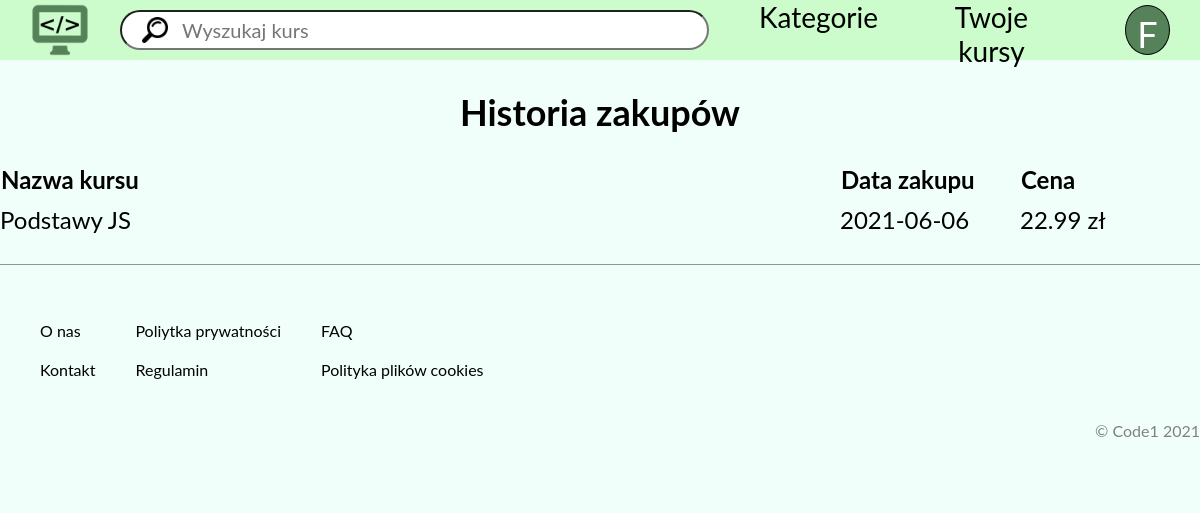
Page /purchaseHistory (signed in) on the committed database.
### tables this page shows
CREATE TABLE `relation` (
  `relationID` int(11) NOT NULL,
  `bought` tinyint(4) NOT NULL,
  `published` tinyint(4) NOT NULL,
  `currentTime` float NOT NULL,
  `relationDate` date NOT NULL,
  `courseID` int(11) NOT NULL,
  `userID` int(11) NOT NULL
);

CREATE TABLE `course` (
  `courseID` int(11) NOT NULL,
  `name` text NOT NULL,
  `prize` double NOT NULL,
  `description` text NOT NULL,
  `photoSource` text NOT NULL,
  `videoSource` text NOT NULL,
  `tags` longtext NOT NULL CHECK (json_valid(`tags`))
);

### functions/conn.php (called while the page is built, shortened)
<?php
class Database {
    public function __construct(){
        try {
            $this->con = new PDO("mysql:host=localhost;dbname=shop", "root", "");
        }
        catch(PDOException $e){
            echo 'Coś poszło nie tak' . $e->getMessage();
        }
    }
}

### includes/purchaseHistory.php (the view, shortened to what this page needs)
<section>
    <h1>Historia zakupów</h1>
    <div class="purchased-history-container">
        <table>
        <col width="70%" />
        <col width="15%" />
        <col width="15%" />
            <tr>
                <th>Nazwa kursu</th>
                <th>Data zakupu</th>
                <th>Cena</th>
            </tr>
            <?php
                $data = new Database;
                $purchasedCourses = $data->con->prepare("SELECT relation.relationDate, course.prize, course.name, course.courseID FROM relation JOIN course ON relation.courseID = course.courseID WHERE relation.userId = 24 AND relation.bought = 1 order by relation.relationID DESC");
                $purchasedCourses->bindParam(":userID", $_SESSION['userID']);
                $purchasedCourses->execute();
                while($row = $purchasedCourses->fetch(PDO::FETCH_ASSOC)){
            ?>
            <tr>
                <td><a href="/Code1/yourCourse/<?=$row['courseID']?>"><?=$row['name']?></a></td>
                <td><?=$row['relationDate']?></td>
                <td><?=$row['prize']?> zł</td>
            </tr>
            <?php
                }
            ?>
        </table>
    </div>
</section>

### style/style.css (style rules this page uses)
:root { --background: #f1fffa; --nav: #ccfccb; --light-button: #96e6b3; --user-circle: #568259; --dark-button: #464e47; }
* { font-family: 'Lato', sans-serif; box-sizing: border-box; }
a { text-decoration: none; }
a:link { color: #000; }
body { margin: 0; background-color: var(--background); }
section { max-width: 1400px; margin: 0 auto; }
section h1 { font-size: 36px; text-align: center; }
.purchased-history-container table { text-align: left; border-collapse: collapse; width: 100%; margin: 20px 0; font-size: 24px; table-layout: fixed; }
.purchased-history-container tr { border-top: 1px solid grey; border-bottom: 1px solid grey; }
.purchased-history-container tr:first-child,tr:last-child { border: none; }
.purchased-history-container td { padding: 10px 0; word-wrap:break-word }
.purchased-history-container td a { transition: 0.2s color; }

### rows in the picture
relation: courseID.name "Podstawy JS", relationDate "2021-06-06", courseID.prize "22.99"

### other values in the picture
$_SESSION['username'][0] "F"
